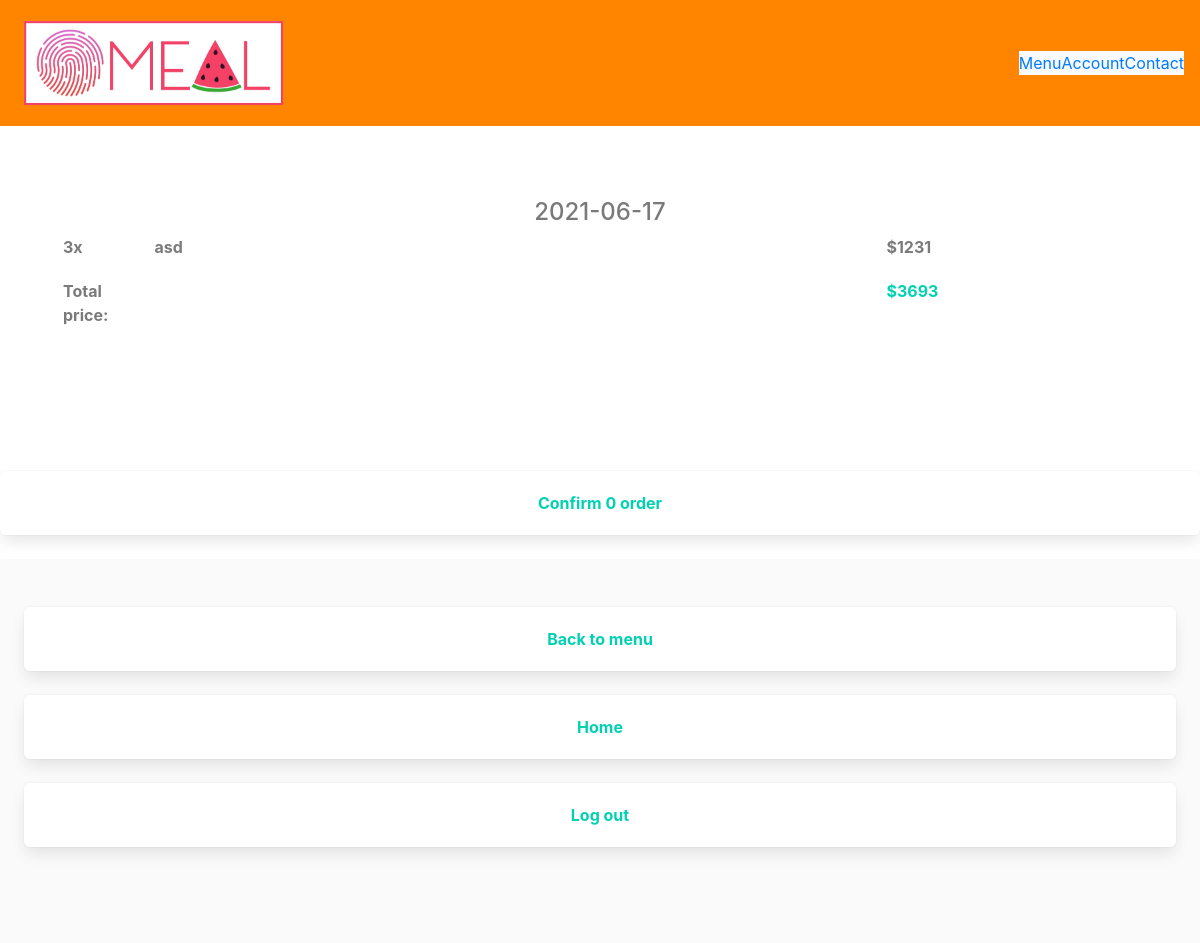
The page /order_history (signed in) on the database its author committed.
### main.py (models this page shows)
class OrderHistory(db.Model):
    id = db.Column(db.Integer, primary_key=True)
    customer_id = db.Column(db.Integer, nullable=False)
    order_id = db.Column(db.Integer, nullable=False)
    name = db.Column(db.String(200), nullable=False)
    price = db.Column(db.Integer, nullable=False)
    total_price = db.Column(db.Integer)
    date_created = db.Column(db.DateTime, default=datetime.utcnow)

class User(UserMixin, db.Model):
    id = db.Column(db.Integer, primary_key=True)
    email = db.Column(db.String(100), nullable=False, unique=True)
    name = db.Column(db.String(100), nullable=False)
    password = db.Column(db.String(100), nullable=False)
    number_of_order = db.Column(db.Integer, default=0)
    total_price = db.Column(db.Integer, default=0)
    prepare_status = db.Column(db.Integer, default=0)

### main.py (the view)
@main.route('/order_history')
@login_required
def order_history():
    orders_orders = OrderHistory.query.filter_by(customer_id=current_user.id).all()
    order_histories = []
    if len(orders_orders) > 0:
        for order_meal_index in range(orders_orders[-1].order_id + 1):
            orders = []
            order_meal = [x for x in orders_orders if x.order_id == order_meal_index]
            for order in order_meal:
                flag = False
                for index_i in range(len(orders)):
                    if orders[index_i][0] == order.name:
                        orders[index_i][1] += 1
                        flag = True
                if not flag:
                    orders.append([order.name, 1, order.price, order.total_price, order.date_created.date()])
            order_histories.append(orders)
    return render_template('view_option/view_account/order_history.html', order_histories=order_histories)

### main.py (called while the page is built)
@login_manager.user_loader
def load_user(user_id):
    return User.query.get(int(user_id))

### templates/view_option/view_account/order_history.html (shortened to what this page needs)
{% extends "base.html" %}
{% block body %}
<section class="section has-text-weight-bold has-text-grey">
  {% for order_history in order_histories %}
    <h4 class="has-text-centered">
      {{ order_history[0][4] }}
    </h4>
    {% for order in order_history %}
    <div class="container">
        <div class=" columns is-mobile">
            <div class="column is-1">{{ order[1] }}x</div>
            <div class="column is-8">{{ order[0] }}</div>
            <div class="column is-3">${{ order[2] }}</div>
        </div>
    </div>
    {% endfor %}
    <div class="container mt-2">
      <div class=" columns is-mobile">
          <div class="column is-1">Total price: </div>
          <div class="column is-8"></div>
          <div class="column is-3 has-text-primary">${{ order_history[0][3] }}</div>
      </div>
  </div>
    <br>
    <br>
    <br>
    <br>
  {% endfor %}
</section>
{% endblock %}

### templates/base.html (shortened to what this page needs)
<!DOCTYPE html>
<html lang="en">
<head>
    <link rel="stylesheet" href="https://cdnjs.cloudflare.com/ajax/libs/bulma/0.7.2/css/bulma.min.css" />
    <link rel= "stylesheet" type= "text/css" href= "{{ url_for('static',filename='styles/style_nav.css') }}">
    <link rel="stylesheet" href="https://pro.fontawesome.com/releases/v5.10.0/css/all.css"/>
    <link
      rel="stylesheet"
      href="https://stackpath.bootstrapcdn.com/bootstrap/4.4.1/css/bootstrap.min.css"
    />
    <link
      rel="stylesheet"
      href="https://stackpath.bootstrapcdn.com/font-awesome/4.7.0/css/font-awesome.min.css"
    />
</head>
{% if request.url_rule.endpoint != "confirm_order" and request.url_rule.endpoint != "order_status" %}
<body>
  <div class = "block">
    <div class = "navbar nav-color" role="navigation" aria-label="main navigation">
        <div class = "navbar-brand">
            <a href = "#" class = "nav-item">
                <img src="../static/img/app_logo.jpg" alt = "site-logo" style = "max-height: 100px" class = "py-2 px-2">
            </a>
        </div>
    <nav class = "navbar-left navbar-expand-lg navbar-light bg-light">
        <div class = "collapse navbar-collapse" id = "navbar">
            <div class = "navbar-nav">
              <a class = "nav-item" href = "{{ url_for('menu_option') }}">Menu</a>
                <a class = "nav-item" href = "{{ url_for('view_account') }}">Account</a>
                <a class = "nav-item" href = "{{ url_for('contact_us') }}">Contact</a>
            </div>
        </div>
    </nav>
</div>
    </div>
{% endif %}
    {% block body %}{% endblock %}
      {% if current_user.is_authenticated and current_user.id != 1 and request.url_rule.endpoint != "confirm_order" and request.url_rule.endpoint != "order_status" %}
      {% if current_user.prepare_status > 0 %}
      <a href="{{ url_for('order_status') }}" class="box has-text-centered has-text-primary has-text-weight-bold">
        Check your order status
      </a>
      {% else %}
      <a href="{{ url_for('confirm_order') }}" class="box has-text-centered has-text-primary has-text-weight-bold">
        Confirm {{current_user.number_of_order}}
        {% if current_user.number_of_order <=1 %}
        order
        {% else %}
        orders
        {% endif %}
      </a>
      {% endif %}
      {% endif %}
      {% if current_user.is_authenticated %}
      {% if  current_user.id != 1 %}
      <footer class="footer">
        <div class="content has-text-centered">
          <a href="{{ url_for('view_menu') }}" class="box has-text-centered has-text-primary has-text-weight-bold">
            Back to menu
          </a>
          <a href="{{ url_for('menu_option') }}" class="box has-text-centered has-text-primary has-text-weight-bold">
            Home
          </a>
          <a href="{{ url_for('logout') }}" class="box has-text-centered has-text-primary has-text-weight-bold">
            Log out
          </a>
        </div>
      </footer>
      {% endif %}
      {% endif %}
</body>
</html>

### static/styles/style_nav.css (style rules this page uses)
.nav-color { background-color: rgb(255, 132, 0); }

### rows shown on the page
OrderHistory: order "3", name "asd", price "1231", total_price "3693"
User: number_of_order "0"

### other values the page prints
{{ order_history[0][4] }} "2021-06-17"
